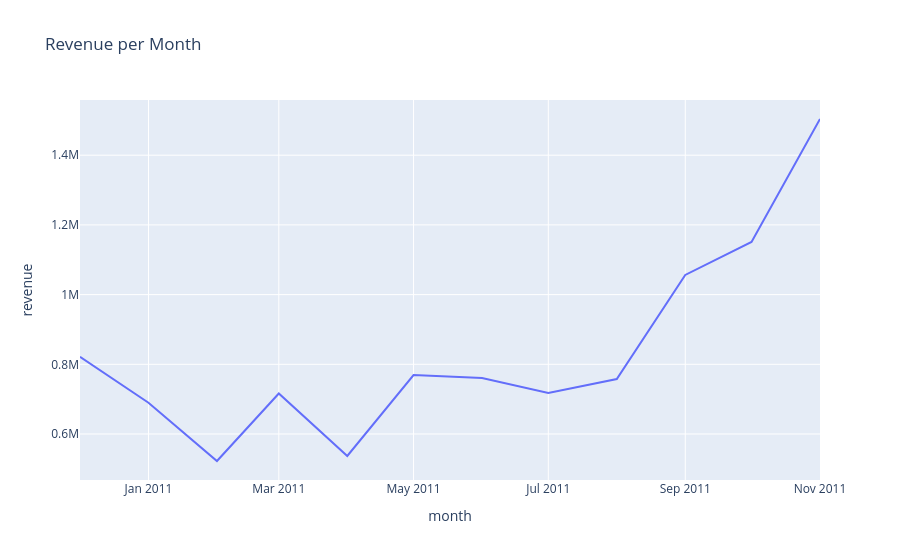

Notebook source saved alongside this figure:
### Code cell
# Graf över intäkter per månad
rev_month_fig = px.line(
    df_rev_month,
    x='month',
    y='revenue',
    title='Revenue per Month'    
)
# Skriver till HTML för användning på github pages
rev_month_fig.write_html(
    "../../Analysis/HTML/rev_monthly_revenue.html",
    include_plotlyjs='cdn'
    )
rev_month_fig.show()

### Figure 1 — Plotly figure (JSON) as saved in the notebook; plotly's stock layout.template omitted (floating-point values rounded to 4 significant figures)
{"data": [{"hovertemplate": "month=%{x}<br>revenue=%{y}<extra></extra>", "legendgroup": "", "line": {"color": "#636efa", "dash": "solid"}, "marker": {"symbol": "circle"}, "mode": "lines", "name": "", "orientation": "v", "showlegend": false, "type": "scatter", "x": ["2010-12-01T00:00:00.000000", "2011-01-01T00:00:00.000000", "2011-02-01T00:00:00.000000", "2011-03-01T00:00:00.000000", "2011-04-01T00:00:00.000000", "2011-05-01T00:00:00.000000", "2011-06-01T00:00:00.000000", "2011-07-01T00:00:00.000000", "2011-08-01T00:00:00.000000", "2011-09-01T00:00:00.000000", "2011-10-01T00:00:00.000000", "2011-11-01T00:00:00.000000"], "xaxis": "x", "y": [821500.0, 689800.0, 522500.0, 716200.0, 537000.0, 769300.0, 760500.0, 718100.0, 757800.0, 1056000.0, 1151000.0, 1504000.0], "yaxis": "y"}], "layout": {"legend": {"tracegroupgap": 0}, "title": {"text": "Revenue per Month"}, "xaxis": {"anchor": "y", "domain": [0, 1], "title": {"text": "month"}}, "yaxis": {"anchor": "x", "domain": [0, 1], "title": {"text": "revenue"}}}}
